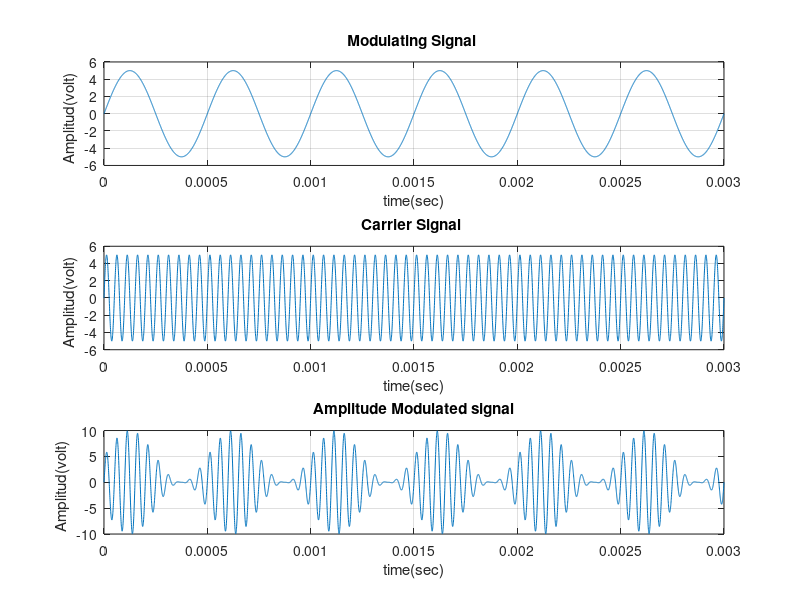

Reproduce this figure in MATLAB.
%>>>>>>>>>>>>>>>>>>>> Tuterial on AM Modulation <<<<<<<<<<<<<<<<<<<<<<<<<<
clc;
close all;
clear all;
%XXXXXXXXXXXXXXXXXXXXXXXXXXX Define AM modulation Index XXXXXXXXXXXXXXXXXXX
disp(' example: m=1 means 100% modulation');
%m=input(' Enter the value of modulation index (m) = ');
m=1; % for 100% modulation
if (0>m||m>1)
error('m may be less than or equal to one and geter than to zero'); 
end
%XXXXXXXXXXXXXXXXX modulating signal generation XXXXXXXXXXXXXXXXXXXXXXXXXX
Am=5; % Amplitude of modulating signal
fa=2000; % Frequency of modulating signal
Ta=1/fa; % Time period of modulating signal
t=0:Ta/999:6*Ta; % Total time for simulation
ym=Am*sin(2*pi*fa*t); % Eqation of modulating signal
figure(1)
subplot(3,1,1); 
plot(t,ym), grid on;% Graphical representation of Modulating signal
title ( '  Modulating Signal   ');
xlabel ( ' time(sec) ');
ylabel (' Amplitud(volt)   ');
%XXXXXXXXXXXXXXXXXXXXX carrier signal generation XXXXXXXXXXXXXXXXXXXXXXXXXX
Ac=Am/m;% Amplitude of carrier signal [ where, modulation Index (m)=Am/Ac ]
fc=fa*10;% Frequency of carrier signal
Tc=1/fc;% Time period of carrier signal
yc=Ac*sin(2*pi*fc*t);% Eqation of carrier signal
subplot(3,1,2);
plot(t,yc), grid on;% Graphical representation of carrier signal
title ( '  Carrier Signal   ');
xlabel ( ' time(sec) ');
ylabel (' Amplitud(volt)   ');
%XXXXXXXXXXXXXXXXXXXXXXXXXXXXXX AM Modulation XXXXXXXXXXXXXXXXXXXXXXXXXXXXX 
y=Ac*(1+m*sin(2*pi*fa*t)).*sin(2*pi*fc*t); % Equation of Amplitude
%modulated signal
subplot(3,1,3);
plot(t,y);% Graphical representation of AM signal
title ( '  Amplitude Modulated signal  ');
xlabel ( ' time(sec) ');
ylabel (' Amplitud(volt)   ');
grid on;
